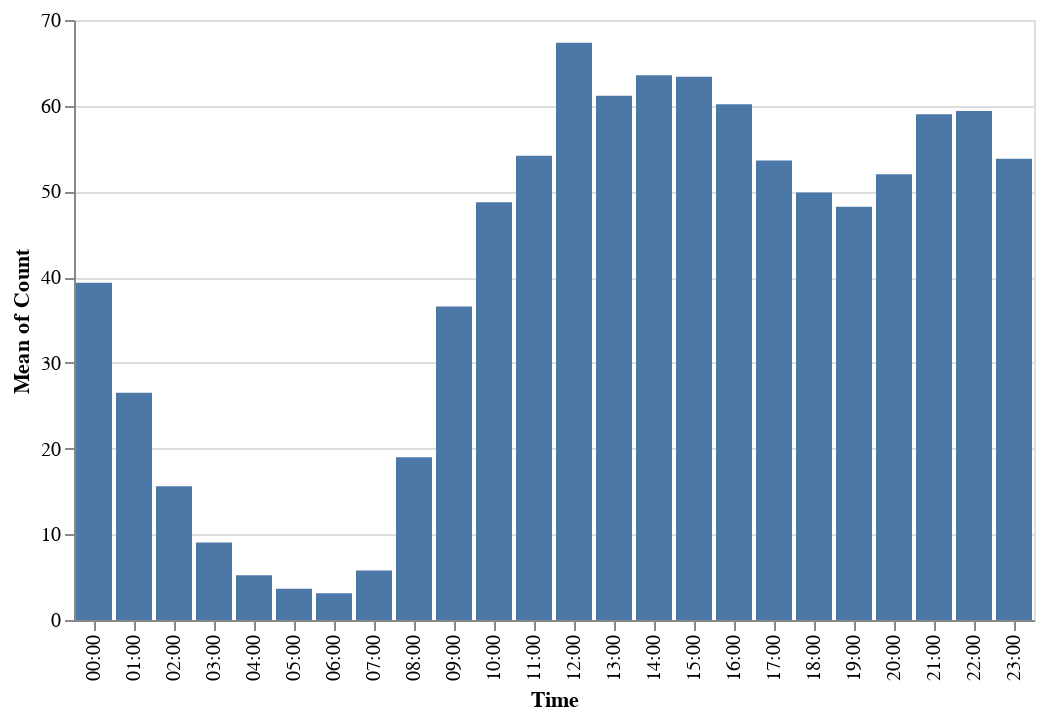

The notebook cell this image was saved under:
### Code cell
fall19hist

### Figure 1 — Vega-Lite specification as saved in the notebook (floating-point values rounded to 4 significant figures; data arrays with more than 128 entries replaced by an {"elided": "..."} marker saying what was removed)
{"config": {"view": {"continuousWidth": 400, "continuousHeight": 300}}, "data": {"name": "data-1c9992db735f5eb8fbe8d49a780413d3"}, "mark": "bar", "encoding": {"tooltip": [{"type": "nominal", "aggregate": "mean", "field": "Count"}], "x": {"type": "ordinal", "field": "Time"}, "y": {"type": "quantitative", "aggregate": "mean", "field": "Count"}}, "$schema": "https://vega.github.io/schema/vega-lite/v4.8.1.json", "datasets": {"data-1c9992db735f5eb8fbe8d49a780413d3": {"elided": "3576 records"}}}
